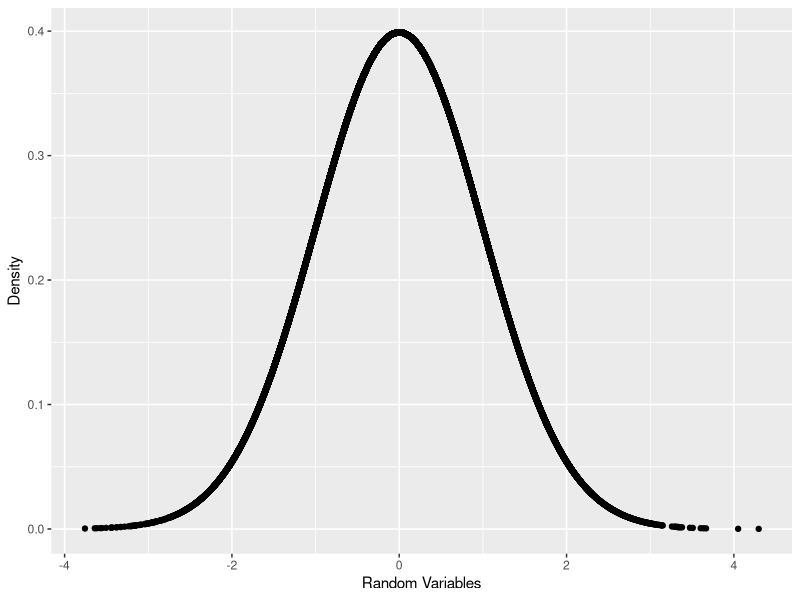
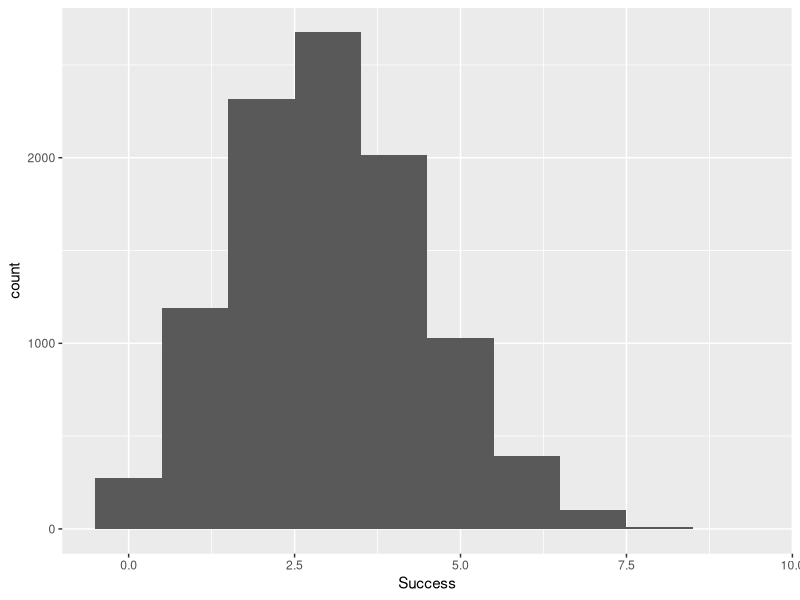
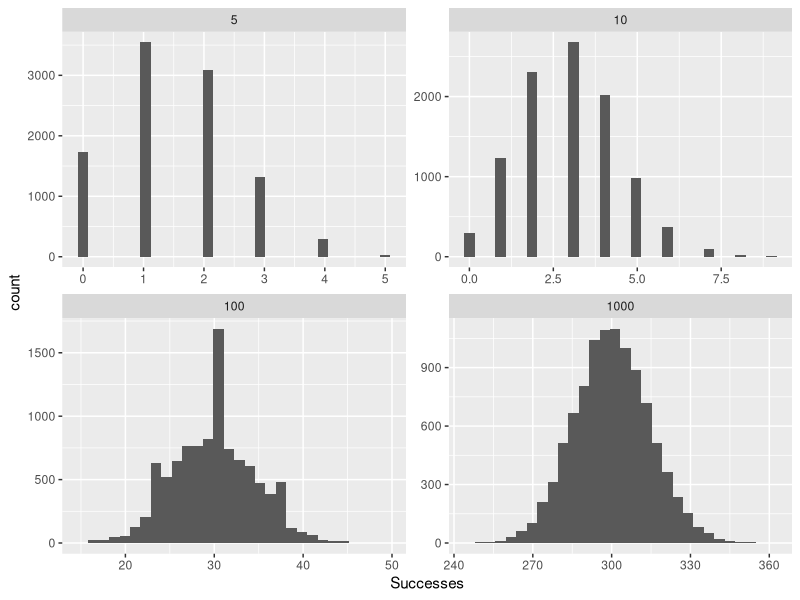
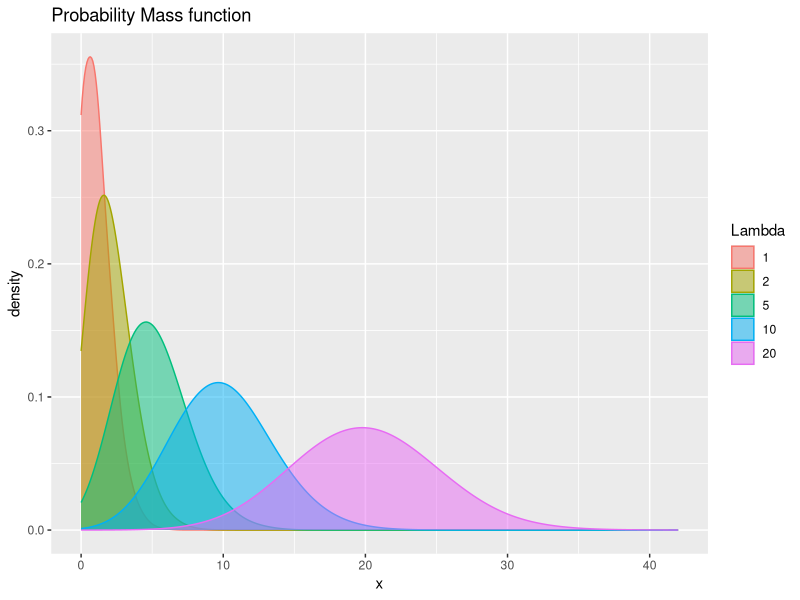

R code for these plots, in order:
 rnorm(10) #normal distribution of 10 numbers
rnorm(10, mean=100, sd=20) 
randNorm10 <- rnorm(10)
randNorm10
dnorm(randNorm10) #probability of these numbers occuring
dnorm(c(-1,0,1))

require(ggplot2)
randNorm <- rnorm(30000)
randDensity <- dnorm(randNorm)
ggplot(data.frame(x=randNorm, y=randDensity)) + aes(x=x, y=y) + 
  geom_point() +
  labs(x="Random Variables", y="Density")

pnorm(randNorm10)
pnorm(c(-3, 0, 3)) #left tail probability
pnorm(1) - pnorm(0)

randNorm10
pnorm(randNorm10)
qnorm(pnorm(randNorm10))

rbinom(n=1, size=10, prob=0.4)
rbinom(n=5, size=10, prob=0.4)
rbinom(n=10, size=10, prob=0.4)
rbinom(n=1, size=1, prob=0.4)

binomData <- data.frame(Success=rbinom(n=10000, size=10, prob=0.3))
ggplot(binomData, aes(x=Success)) + geom_histogram(binwidth=1)

binom5 <- data.frame(Successes=rbinom(n=10000, size=5, prob=0.3), Size=5)
head(binom5)
binom10 <- data.frame(Successes=rbinom(n=10000, size=10, prob=0.3), Size=10)
binom100 <- data.frame(Successes=rbinom(n=10000, size=100, prob=0.3), Size=100)
binom1000 <- data.frame(Successes=rbinom(n=10000, size=1000, prob=0.3), Size=1000)
binomAll <- rbind(binom5, binom10, binom100, binom1000)
head(binomAll)
tail(binomAll)
ggplot(binomAll, aes(x=Successes)) + geom_histogram() + facet_wrap(~Size, scales="free")

dbinom(x=3, size=10, prob=0.3)
pbinom(q=3, size=10, prob=0.3)
qbinom(p=0.3, size=10, prob=0.3)
qbinom(p=c(.3, .35, .4, .5, .6), size=10, prob=0.3)

pois1 <- rpois(n=10000, lambda=1)
pois2 <- rpois(n=10000, lambda=2)
pois5 <- rpois(n=10000, lambda=5)
pois10 <- rpois(n=10000, lambda=10)
pois20 <- rpois(n=10000, lambda=20)

pois <- data.frame(Lambda.1=pois1, Lambda.2=pois2, Lambda.5=pois5, Lambda.10=pois10, Lambda.20=pois20)
head(pois)

require(reshape2)
pois <- melt(data=pois, variable.name="Lambda", value.name="x")
head(pois)
tail(pois)
require(stringr)
pois$Lambda <- str_extract(string=pois$Lambda, pattern="\\d+")
head(pois)
class(pois$Lambda)
pois$Lambda <- as.factor(as.numeric(pois$Lambda))
tail(pois)

ggplot(pois, aes(x=x)) + 
  geom_density(aes(group=Lambda, color=Lambda, fill=Lambda), adjust=4, alpha=1/2) + 
  scale_color_discrete() + scale_fill_discrete() +
  ggtitle("Probability Mass function")
